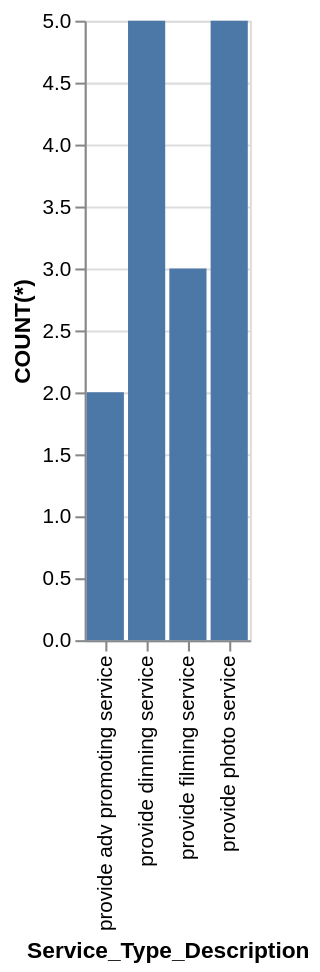

This figure's Vega-Lite source:
### Vega-Lite specification from a JSON file in a GitHub repository (floating-point values rounded to 4 significant figures)
{"data": {"values": [{"x_data": "provide adv promoting service", "y_data": 2}, {"x_data": "provide dinning service", "y_data": 5}, {"x_data": "provide filming service", "y_data": 3}, {"x_data": "provide photo service", "y_data": 5}]}, "mark": "bar", "encoding": {"x": {"field": "x_data", "type": "nominal", "title": "Service_Type_Description", "sort": "ascending"}, "y": {"field": "y_data", "type": "quantitative", "title": "COUNT(*)"}}}
